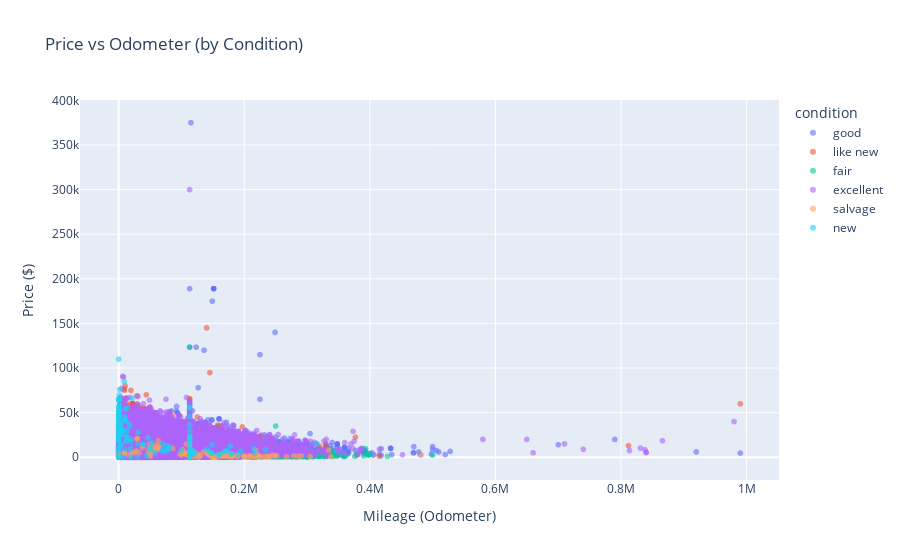

The notebook cell this image was saved under:
### Code cell
fig_scatter_odometer = px.scatter(
    df,
    x='odometer',
    y='price',
    color='condition',
    title='Price vs Odometer (by Condition)',
    labels={'odometer': 'Mileage (Odometer)', 'price': 'Price ($)'},
    opacity=0.6
)
fig_scatter_odometer.show()

### Figure 1 — Plotly figure (JSON) as saved in the notebook; plotly's stock layout.template omitted (floating-point values rounded to 4 significant figures; data arrays with more than 128 entries replaced by an {"elided": "..."} marker saying what was removed)
{"data": [{"hovertemplate": "condition=good<br>Mileage (Odometer)=%{x}<br>Price ($)=%{y}<extra></extra>", "legendgroup": "good", "marker": {"color": "#636efa", "opacity": 0.6, "symbol": "circle"}, "mode": "markers", "name": "good", "showlegend": true, "type": "scattergl", "x": {"elided": "20145 float values"}, "xaxis": "x", "y": {"elided": "20145 int values"}, "yaxis": "y"}, {"hovertemplate": "condition=like new<br>Mileage (Odometer)=%{x}<br>Price ($)=%{y}<extra></extra>", "legendgroup": "like new", "marker": {"color": "#EF553B", "opacity": 0.6, "symbol": "circle"}, "mode": "markers", "name": "like new", "showlegend": true, "type": "scattergl", "x": {"elided": "4742 float values"}, "xaxis": "x", "y": {"elided": "4742 int values"}, "yaxis": "y"}, {"hovertemplate": "condition=fair<br>Mileage (Odometer)=%{x}<br>Price ($)=%{y}<extra></extra>", "legendgroup": "fair", "marker": {"color": "#00cc96", "opacity": 0.6, "symbol": "circle"}, "mode": "markers", "name": "fair", "showlegend": true, "type": "scattergl", "x": {"elided": "1607 float values"}, "xaxis": "x", "y": {"elided": "1607 int values"}, "yaxis": "y"}, {"hovertemplate": "condition=excellent<br>Mileage (Odometer)=%{x}<br>Price ($)=%{y}<extra></extra>", "legendgroup": "excellent", "marker": {"color": "#ab63fa", "opacity": 0.6, "symbol": "circle"}, "mode": "markers", "name": "excellent", "showlegend": true, "type": "scattergl", "x": {"elided": "24773 float values"}, "xaxis": "x", "y": {"elided": "24773 int values"}, "yaxis": "y"}, {"hovertemplate": "condition=salvage<br>Mileage (Odometer)=%{x}<br>Price ($)=%{y}<extra></extra>", "legendgroup": "salvage", "marker": {"color": "#FFA15A", "opacity": 0.6, "symbol": "circle"}, "mode": "markers", "name": "salvage", "showlegend": true, "type": "scattergl", "x": [216300.0, 285000.0, 120000.0, 164200.0, 229700.0, 175000.0, 334200.0, 482000.0, 249000.0, 154100.0, 251900.0, 219700.0, 218000.0, 128000.0, 221200.0, 64050.0, 113000.0, 113000.0, 108000.0, 142000.0, 57500.0, 0.0, 63000.0, 38000.0, 116600.0, 0.0, 113000.0, 9621.0, 97800.0, 113000.0, 150000.0, 17080.0, 48500.0, 130200.0, 200000.0, 8900.0, 113000.0, 174000.0, 63400.0, 305000.0, 108000.0, 167000.0, 279000.0, 113000.0, 240500.0, 38000.0, 86000.0, 210000.0, 50000.0, 108000.0, 221000.0, 29330.0, 60920.0, 113000.0, 53890.0, 143300.0, 189000.0, 113000.0, 163000.0, 244400.0, 189400.0, 180000.0, 113000.0, 119000.0, 9621.0, 180800.0, 105000.0, 235300.0, 125000.0, 24500.0, 29330.0, 60920.0, 102200.0, 113000.0, 140200.0, 113000.0, 49680.0, 146000.0, 135000.0, 100000.0, 200000.0, 47000.0, 148000.0, 113000.0, 190000.0, 153000.0, 149000.0, 168000.0, 163.0, 201000.0, 28000.0, 124000.0, 291000.0, 113000.0, 102600.0, 338000.0, 113000.0, 212500.0, 113000.0, 32320.0, 113000.0, 180000.0, 54000.0, 158700.0, 100.0, 49000.0, 267400.0, 173000.0, 207000.0, 238200.0, 225000.0, 106300.0, 20000.0, 113000.0, 181500.0], "xaxis": "x", "y": [600, 1000, 5500, 999, 850, 5000, 8000, 2500, 1800, 1000, 1500, 1800, 8000, 580, 2700, 11000, 800, 800, 3800, 4100, 12900, 400, 18500, 13500, 5500, 900, 850, 4500, 3750, 22000, 800, 1700, 9450, 2000, 1500, 5000, 4000, 800, 13000, 800, 15000, 2950, 1500, 3500, 800, 10700, 9975, 1400, 1200, 3500, 800, 20750, 8750, 13200, 6750, 2950, 2495, 2400, 2700, 2500, 800, 1200, 1200, 1000, 4500, 500, 4700, 1000, 3500, 5200, 20750, 8750, 8725, 750, 5000, 1700, 3000, 3000, 6000, 2500, 700, 5990, 500, 2500, 2250, 650, 700, 1000, 1900, 600, 7000, 1000, 1500, 7000, 4800, 500, 2000, 700, 3000, 5000, 7000, 450, 9900, 1500, 5000, 14500, 500, 1500, 1000, 850, 500, 3500, 5000, 2900, 2700], "yaxis": "y"}, {"hovertemplate": "condition=new<br>Mileage (Odometer)=%{x}<br>Price ($)=%{y}<extra></extra>", "legendgroup": "new", "marker": {"color": "#19d3f3", "opacity": 0.6, "symbol": "circle"}, "mode": "markers", "name": "new", "showlegend": true, "type": "scattergl", "x": {"elided": "143 float values"}, "xaxis": "x", "y": {"elided": "143 int values"}, "yaxis": "y"}], "layout": {"legend": {"title": {"text": "condition"}, "tracegroupgap": 0}, "title": {"text": "Price vs Odometer (by Condition)"}, "xaxis": {"anchor": "y", "domain": [0, 1], "title": {"text": "Mileage (Odometer)"}}, "yaxis": {"anchor": "x", "domain": [0, 1], "title": {"text": "Price ($)"}}}}
